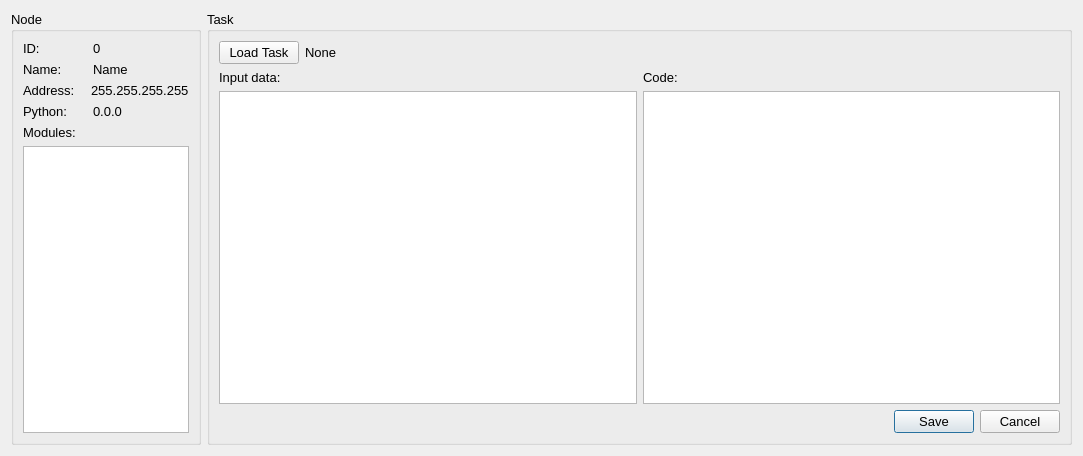
<?xml version="1.0" encoding="UTF-8"?>
<ui version="4.0">
 <class>AssignWindow</class>
 <widget class="QDialog" name="AssignWindow">
  <property name="geometry">
   <rect>
    <x>0</x>
    <y>0</y>
    <width>1083</width>
    <height>456</height>
   </rect>
  </property>
  <property name="font">
   <font>
    <pointsize>10</pointsize>
   </font>
  </property>
  <property name="windowTitle">
   <string>Assign task...</string>
  </property>
  <layout class="QHBoxLayout" name="horizontalLayout" stretch="0,0">
   <item>
    <widget class="QGroupBox" name="groupNodeInfo">
     <property name="enabled">
      <bool>true</bool>
     </property>
     <property name="sizePolicy">
      <sizepolicy hsizetype="Fixed" vsizetype="Preferred">
       <horstretch>0</horstretch>
       <verstretch>0</verstretch>
      </sizepolicy>
     </property>
     <property name="maximumSize">
      <size>
       <width>190</width>
       <height>16777215</height>
      </size>
     </property>
     <property name="title">
      <string>Node</string>
     </property>
     <property name="flat">
      <bool>false</bool>
     </property>
     <property name="checkable">
      <bool>false</bool>
     </property>
     <layout class="QVBoxLayout" name="verticalLayout">
      <property name="sizeConstraint">
       <enum>QLayout::SetDefaultConstraint</enum>
      </property>
      <item>
       <layout class="QHBoxLayout" name="horizontalLayout_4" stretch="2,3">
        <item>
         <widget class="QLabel" name="labelNodeIDK">
          <property name="text">
           <string>ID:</string>
          </property>
         </widget>
        </item>
        <item>
         <widget class="QLabel" name="labelNodeID">
          <property name="text">
           <string>0</string>
          </property>
         </widget>
        </item>
       </layout>
      </item>
      <item>
       <layout class="QHBoxLayout" name="horizontalLayout_2" stretch="2,3">
        <item>
         <widget class="QLabel" name="labelNodeNameK">
          <property name="text">
           <string>Name:</string>
          </property>
         </widget>
        </item>
        <item>
         <widget class="QLabel" name="labelNodeName">
          <property name="text">
           <string>Name</string>
          </property>
         </widget>
        </item>
       </layout>
      </item>
      <item>
       <layout class="QHBoxLayout" name="horizontalLayout_3" stretch="2,3">
        <item>
         <widget class="QLabel" name="labelNodeIPK">
          <property name="text">
           <string>Address:</string>
          </property>
         </widget>
        </item>
        <item>
         <widget class="QLabel" name="labelNodeIP">
          <property name="text">
           <string>255.255.255.255</string>
          </property>
         </widget>
        </item>
       </layout>
      </item>
      <item>
       <layout class="QHBoxLayout" name="horizontalLayout_5" stretch="2,3">
        <item>
         <widget class="QLabel" name="labelNodeVerK">
          <property name="text">
           <string>Python:</string>
          </property>
         </widget>
        </item>
        <item>
         <widget class="QLabel" name="labelNodeVer">
          <property name="text">
           <string>0.0.0</string>
          </property>
         </widget>
        </item>
       </layout>
      </item>
      <item>
       <layout class="QHBoxLayout" name="horizontalLayout_6" stretch="2">
        <item>
         <widget class="QLabel" name="labelModulesK">
          <property name="text">
           <string>Modules:</string>
          </property>
         </widget>
        </item>
       </layout>
      </item>
      <item>
       <widget class="QListWidget" name="listModules"/>
      </item>
     </layout>
    </widget>
   </item>
   <item>
    <widget class="QGroupBox" name="groupJobInfo">
     <property name="title">
      <string>Task</string>
     </property>
     <layout class="QVBoxLayout" name="verticalLayout_2" stretch="0,1,0">
      <item>
       <layout class="QHBoxLayout" name="horizontalLayout_7" stretch="2,10">
        <property name="sizeConstraint">
         <enum>QLayout::SetDefaultConstraint</enum>
        </property>
        <item>
         <widget class="QPushButton" name="buttonLoadTask">
          <property name="sizePolicy">
           <sizepolicy hsizetype="Fixed" vsizetype="Fixed">
            <horstretch>0</horstretch>
            <verstretch>0</verstretch>
           </sizepolicy>
          </property>
          <property name="text">
           <string>Load Task</string>
          </property>
         </widget>
        </item>
        <item>
         <widget class="QLabel" name="labelTaskFile">
          <property name="sizePolicy">
           <sizepolicy hsizetype="Expanding" vsizetype="Fixed">
            <horstretch>0</horstretch>
            <verstretch>0</verstretch>
           </sizepolicy>
          </property>
          <property name="text">
           <string>None</string>
          </property>
         </widget>
        </item>
       </layout>
      </item>
      <item>
       <layout class="QHBoxLayout" name="horizontalLayout_8">
        <item>
         <layout class="QGridLayout" name="gridLayout">
          <item row="0" column="0">
           <widget class="QLabel" name="labelnputEdit">
            <property name="text">
             <string>Input data:</string>
            </property>
           </widget>
          </item>
          <item row="0" column="1">
           <widget class="QLabel" name="labelCodeEdit">
            <property name="text">
             <string>Code:</string>
            </property>
           </widget>
          </item>
          <item row="1" column="0">
           <widget class="QPlainTextEdit" name="editInput"/>
          </item>
          <item row="1" column="1">
           <widget class="QPlainTextEdit" name="editCode"/>
          </item>
         </layout>
        </item>
       </layout>
      </item>
      <item>
       <widget class="QDialogButtonBox" name="buttonBox">
        <property name="orientation">
         <enum>Qt::Horizontal</enum>
        </property>
        <property name="standardButtons">
         <set>QDialogButtonBox::Cancel|QDialogButtonBox::Save</set>
        </property>
        <property name="centerButtons">
         <bool>false</bool>
        </property>
       </widget>
      </item>
     </layout>
    </widget>
   </item>
  </layout>
 </widget>
 <resources/>
 <connections>
  <connection>
   <sender>buttonBox</sender>
   <signal>accepted()</signal>
   <receiver>AssignWindow</receiver>
   <slot>accept()</slot>
   <hints>
    <hint type="sourcelabel">
     <x>248</x>
     <y>254</y>
    </hint>
    <hint type="destinationlabel">
     <x>157</x>
     <y>274</y>
    </hint>
   </hints>
  </connection>
  <connection>
   <sender>buttonBox</sender>
   <signal>rejected()</signal>
   <receiver>AssignWindow</receiver>
   <slot>reject()</slot>
   <hints>
    <hint type="sourcelabel">
     <x>316</x>
     <y>260</y>
    </hint>
    <hint type="destinationlabel">
     <x>286</x>
     <y>274</y>
    </hint>
   </hints>
  </connection>
 </connections>
</ui>
